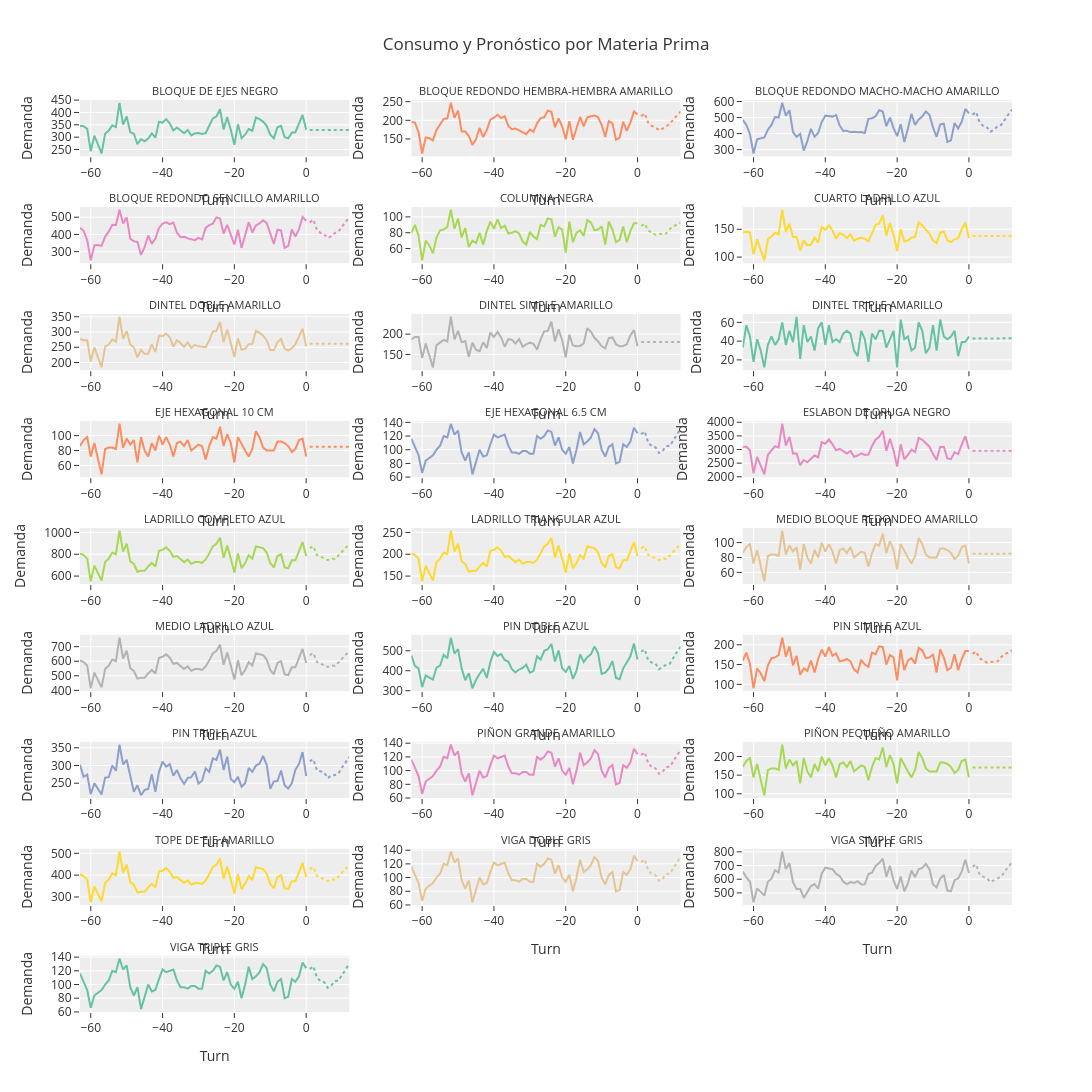

Notebook cell for this chart:
### Markdown cell above
# Script de Ejecución Parte 2 - Materia Prima

### Code cell
# Cargar todas las hojas del archivo Excel
ruta_data_maestra = r'dataset\INFO_MAESTRA_BOM_TIEMPOS.xlsx'

# Cargar los DataFrames de la data maestra
df_bom_mp, df_m_d_o, df_transporte, df_almacenamiento = cargar_data_maestra(ruta_data_maestra)

# Preprocesar los datos de materia prima
df_bom_vertical = preprocesar_datos_mp(df_bom_mp)

# Explosionar los datos de materia prima
df_consumo = explosionar_mp(df, df_bom_vertical)

# Crear un diccionario con series de tiempo de materia prima
series_dict_mp = crear_dicc_mp(df_consumo)

# Generar pronósticos para las series de tiempo de materia prima
resultados_mp = crear_pronosticos_generico(series_dict_mp, periodos_atras=48, lags=12)

# Generar colores para las materias primas
colores_mp = generar_colores_mp(df_bom_vertical['MATERIA_PRIMA'].unique())

# Graficar los pronósticos de materia prima
fig = graficar_pronosticos_mp(df_consumo, resultados_mp, colores_mp, lags=12)
fig.show()
# Generar resumen de los resultados de pronósticos de materia prima
generar_resumen_mp(resultados_mp)
